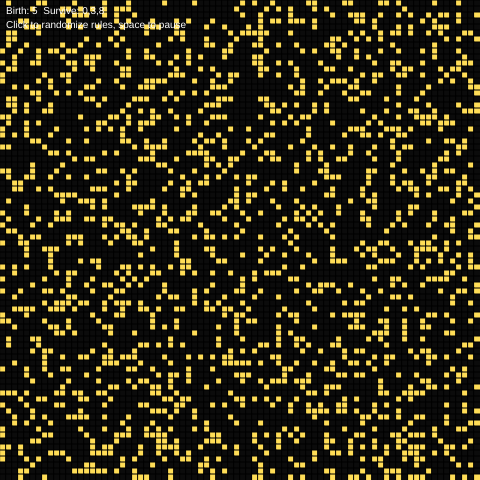
Frame 1 (no input)
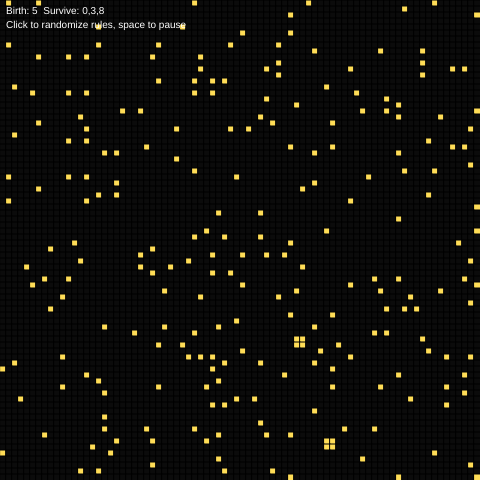
Frame 60 (no input)
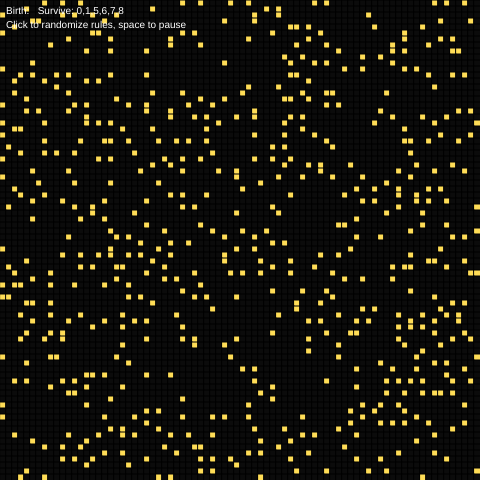
Frame 120 (the mouse pressed at the canvas centre since frame 60)

The p5.js sketch that drew these frames (run headless with seeded random() and noise() and a simulated clock; from frame 60 on, the mouse is pressed at the canvas centre):

// p5.js sketch
// ── sketch.js
// GENUARY DAY 09: Crazy automaton.
// ÉTOILES RÉGULIÈRES

/* 2D cellular automaton with randomized rule parameters.
   Click to randomize rules; space to pause. */
const NP = 480;
const COLS = 80;
const ROWS = 80;
let grid = [];
let nextGrid = [];
let birth = [];
let survive = [];
let paused = false;

function setup() {
  createCanvas(NP, NP);
  initAutomaton();
  frameRate(30);
}

function initAutomaton() {
  grid = new Array(ROWS).fill(0).map(() => new Array(COLS).fill(0));
  nextGrid = new Array(ROWS).fill(0).map(() => new Array(COLS).fill(0));
  for (let r = 0; r < ROWS; r++)
    for (let c = 0; c < COLS; c++) grid[r][c] = random() < 0.25 ? 1 : 0;
  // random rule: pick random birth and survive neighbor counts
  birth = [];
  survive = [];
  for (let i = 0; i < 9; i++) {
    if (random() < 0.35) birth.push(i);
    if (random() < 0.5) survive.push(i);
  }
}

function draw() {
  background(10);
  const w = width / COLS;
  const h = height / ROWS;
  for (let r = 0; r < ROWS; r++) {
    for (let c = 0; c < COLS; c++) {
      fill(grid[r][c] ? "#ffdd57" : "#0b0b0b");
      rect(c * w, r * h, w + 0.5, h + 0.5);
    }
  }
  if (!paused) stepAutomaton();
  // rule overlay
  fill(255);
  textSize(10);
  textAlign(LEFT, TOP);
  text("Birth: " + birth.join(",") + "  Survive: " + survive.join(","), 6, 6);
  text("Click to randomize rules, space to pause", 6, 20);
}

function stepAutomaton() {
  for (let r = 0; r < ROWS; r++) {
    for (let c = 0; c < COLS; c++) {
      let n = countNeighbors(r, c);
      if (grid[r][c] == 1) nextGrid[r][c] = survive.includes(n) ? 1 : 0;
      else nextGrid[r][c] = birth.includes(n) ? 1 : 0;
    }
  }
  // swap
  let tmp = grid;
  grid = nextGrid;
  nextGrid = tmp;
}

function countNeighbors(r, c) {
  let s = 0;
  for (let dr = -1; dr <= 1; dr++)
    for (let dc = -1; dc <= 1; dc++) {
      if (dr == 0 && dc == 0) continue;
      const rr = (r + dr + ROWS) % ROWS;
      const cc = (c + dc + COLS) % COLS;
      s += grid[rr][cc];
    }
  return s;
}

function mousePressed() {
  initAutomaton();
}

function keyPressed() {
  if (key === " ") paused = !paused;
}
